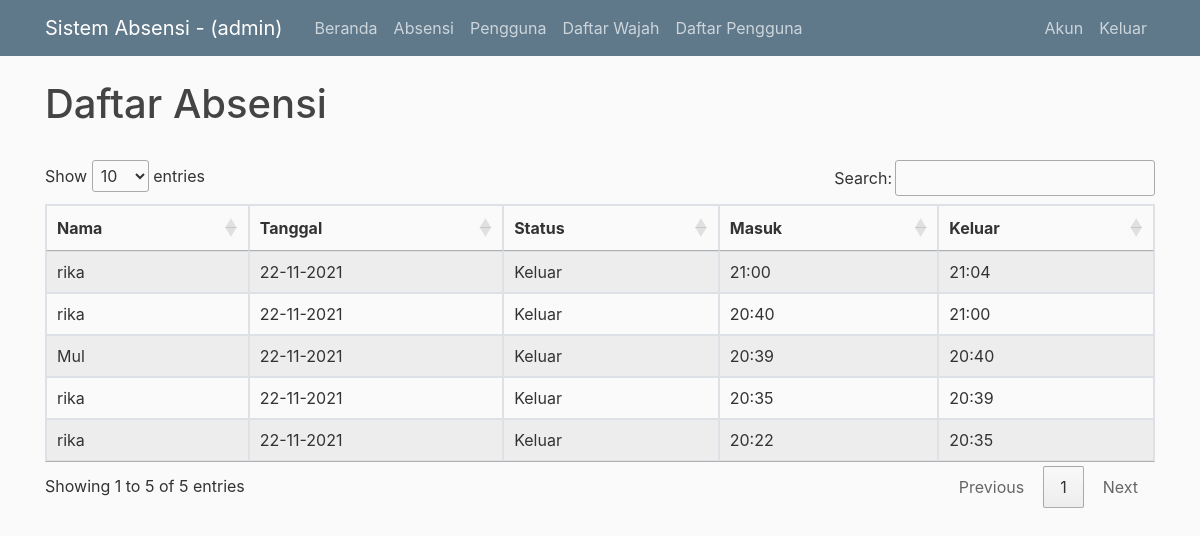
The page /home (signed in) on the database as committed earlier.
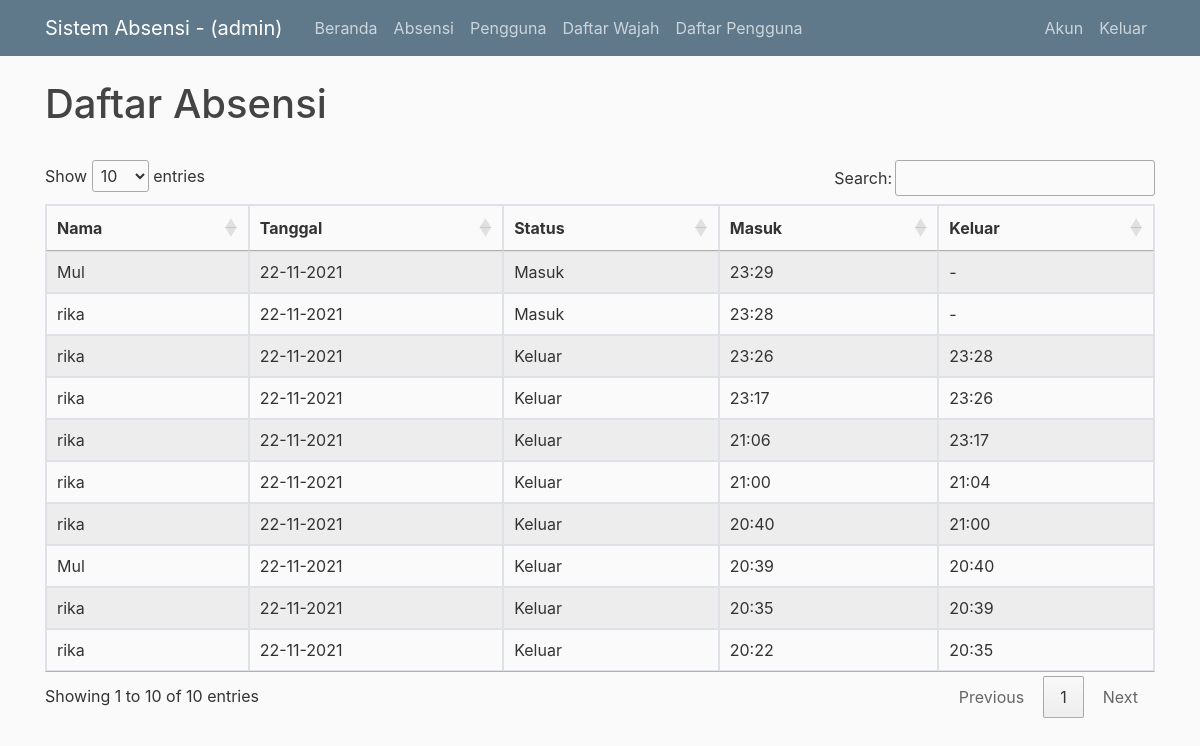
The same page on the database as committed later.
### flaskblog/models.py (models this page shows, shortened)
class User(db.Model, UserMixin):
  id = db.Column(db.Integer, primary_key=True)
  username = db.Column(db.String(20), unique=True, nullable=False)
  email = db.Column(db.String(120), unique=True, nullable=False)
  image_file = db.Column(db.String(20), nullable=False)
  password = db.Column(db.String(60), nullable=False)
  face = db.relationship('Photo', backref='facePhotos', lazy=True)
  presence = db.relationship('Presence', backref="presencing", lazy="dynamic")

class Presence(db.Model):
  id = db.Column(db.Integer, primary_key=True)
  user_id = db.Column(db.Integer, db.ForeignKey('user.id'), nullable=False)
  status = db.Column(db.Text, nullable=False, default="Masuk")
  dateIn = db.Column(db.DateTime, nullable=False)
  dateOut = db.Column(db.DateTime, nullable=True)

### flaskblog/routes.py (the view)
@app.route("/")
@app.route("/home")
def home():
    recog_Camera.stop()
    camera.stop()
    presences = []
    try:
        if current_user.username == "admin":
            presences = Presence.query.all()
        else:
            presences = current_user.presence
    except:
        pass
    return render_template('home.html', presences=presences)

### flaskblog/camera.py (called while the page is built)
    def stop(self):
        logger.debug("Stopping thread")
        self.isrunning = False

### flaskblog/cameraRecog.py (called while the page is built)
    def stop(self):
        logger.debug("Stopping thread")
        self.isrunning = False

### flaskblog/models.py (called while the page is built)
@login_manager.user_loader
def load_user(user_id):
  return User.query.get(int(user_id))

### flaskblog/templates/home.html (shortened to what this page needs)
{% extends "layout.html" %}
{% block content %}
  <style>
    table.dataTable thead .sorting:after,
    table.dataTable thead .sorting:before,
    table.dataTable thead .sorting_asc:after,
    table.dataTable thead .sorting_asc:before,
    table.dataTable thead .sorting_asc_disabled:after,
    table.dataTable thead .sorting_asc_disabled:before,
    table.dataTable thead .sorting_desc:after,
    table.dataTable thead .sorting_desc:before,
    table.dataTable thead .sorting_desc_disabled:after,
    table.dataTable thead .sorting_desc_disabled:before {
      bottom: .5em;
      }
  </style>
  <h1>Daftar Absensi</h1>
  <br>
  {% if presences %}
    <table id="dtBasicExample" class="table table-striped table-bordered table-sm" cellspacing="0" width="100%">
      <thead>
        <tr>
          <th scope="col">Nama</th>
          <th scope="col">Tanggal</th>
          <th scope="col">Status</th>
          <th scope="col">Masuk</th>
          <th scope="col">Keluar</th>
        </tr>
      </thead>
      <tbody>
        {% for presence in presences %}
          <tr>
            <td>{{ presence.presencing.username }}</td>
            <td>{{ presence.dateIn.strftime("%d-%m-%Y") }}</td>
            <td>{{ presence.status }}</td>
            <td>{{ presence.dateIn.strftime("%H:%M") }}</td>
            <td>
              {% if presence.dateOut %}
                {{ presence.dateOut.strftime("%H:%M") }}
              {% else %}
                -
              {% endif %}
            </td>
          </tr>
        {% endfor %}
      </tbody>
    </table>
  {% else %}
    <div>Silahkan Login untuk melihat daftar absensi.</div>
  {% endif %}
{% endblock content %}

### flaskblog/templates/layout.html (shortened to what this page needs)
<!DOCTYPE html>
<html>
<head>
    <link rel="stylesheet" href="https://maxcdn.bootstrapcdn.com/bootstrap/4.0.0/css/bootstrap.min.css">
    <link href="https://cdn.datatables.net/1.11.3/css/jquery.dataTables.min.css" rel="stylesheet">
    <link rel="stylesheet" type="text/css" href="{{ url_for('static', filename='main.css') }}">
</head>
<body>
    <header class="site-header">
      <nav class="navbar navbar-expand-md navbar-dark bg-steel fixed-top">
        <div class="container">
          {% if current_user.is_authenticated %}
            <a class="navbar-brand mr-4" href="/">Sistem Absensi - ({{ current_user.username }})</a>
          {% else %}
            <a class="navbar-brand mr-4" href="/">Sistem Absensi</a>
          {% endif %}
          <div class="collapse navbar-collapse" id="navbarToggle">
            <div class="navbar-nav mr-auto">
              <a class="nav-item nav-link" href="{{ url_for('home') }}">Beranda</a>
              {% if current_user.is_authenticated %}
                <a class="nav-item nav-link" href="{{ url_for('recognition') }}">Absensi</a>
                {% if current_user.username == 'admin' %}
                  <a class="nav-item nav-link" href="{{ url_for('user') }}">Pengguna</a>
                  <a class="nav-item nav-link" href="{{ url_for('stream') }}">Daftar Wajah</a>
                  <a class="nav-item nav-link" href="{{ url_for('register') }}">Daftar Pengguna</a>
                {% endif %}
              {% endif %}
            </div>
            <div class="navbar-nav">
              {% if current_user.is_authenticated %}
                <a class="nav-item nav-link" href="{{ url_for('settings') }}">Akun</a>
                <a class="nav-item nav-link" href="{{ url_for('logout') }}">Keluar</a>
              {% else %}
                <a class="nav-item nav-link" href="{{ url_for('login') }}">Masuk</a>
              {% endif %}
            </div>
          </div>
        </div>
      </nav>
    </header>
    <main role="main" class="container">
      <div class="row">
        <div class="col-md-12">
          {% block content %}{% endblock %}
        </div>
      </div>
    </main>
   </body>
</html>

### flaskblog/static/main.css (style rules this page uses)
body { background: #fafafa; color: #333333; margin-top: 5rem; }
h1, h2, h3, h4, h5, h6 { color: #444444; }
.bg-steel { background-color: #5f788a; }
.site-header .navbar-nav .nav-link { color: #cbd5db; }

### flaskblog/templates/home.html (style rules this page uses)
table.dataTable thead .sorting:after, table.dataTable thead .sorting:before, table.dataTable thead .sorting_asc:after, table.dataTable thead .sorting_asc:before, table.dataTable thead .sorting_asc_disabled:after, table.dataTable thead .sorting_asc_disabled:before, table.dataTable thead .sorting_desc:after, table.dataTable thead .sorting_desc:before, table.dataTable thead .sorting_desc_disabled:after, table.dataTable thead .sorting_desc_disabled:before { bottom: .5em; }

Rows that differ between the two databases and show on the page:
added Presence: presencing.username "rika", dateIn "22-11-2021", status "Keluar", dateIn "21:06", dateOut "23:17"
added Presence: presencing.username "rika", dateIn "22-11-2021", status "Keluar", dateIn "23:17", dateOut "23:26"
added Presence: presencing.username "rika", dateIn "22-11-2021", status "Keluar", dateIn "23:26", dateOut "23:28"
added Presence: presencing.username "rika", dateIn "22-11-2021", status "Masuk", dateIn "23:28"
added Presence: presencing.username "Mul", dateIn "22-11-2021", status "Masuk", dateIn "23:29"
Other text that changed with them:
text written by a page script: "Show entries Search: Showing 1 to 5 of 5 entries Previous 1 Next" → "Show entries Search: Showing 1 to 10 of 10 entries Previous 1 Next"
